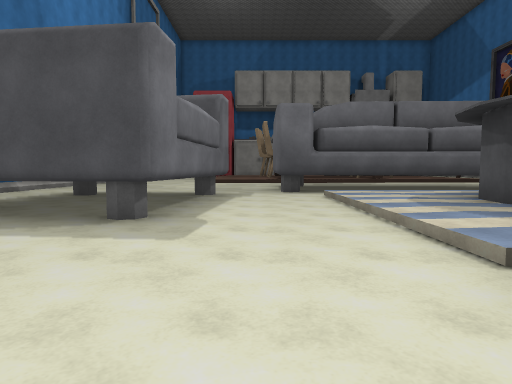
View 1 (above)

21 first-person views from a walk through a scene from a Unity 3-D project. The camera is 1.2 m above the floor, tilts 4° down and sees 75° across. The floor is counted in squares, 2 m on a side. Each view is taken from the middle of a square. On the plan, view 1 faces up. The plan holds only what a view shows up to about 10 squares ahead; the rest is blank. The place goes on beyond the plan. Surface patterns are stand-ins for the level's own textures.

View 2
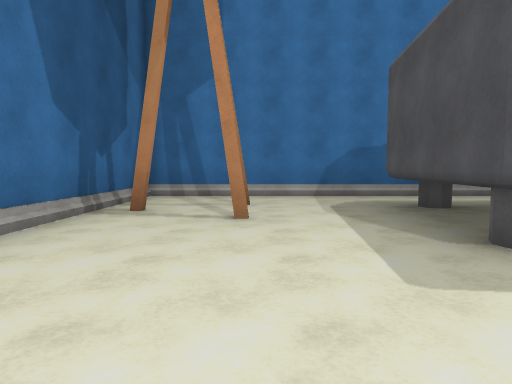

View 3
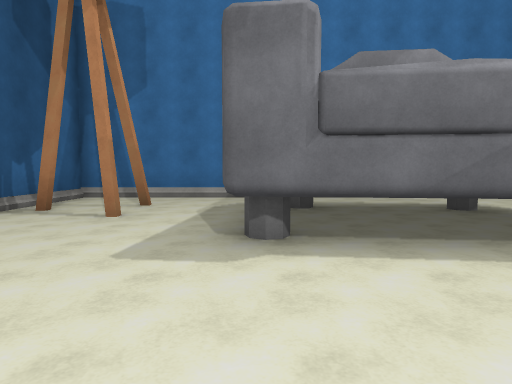

View 4
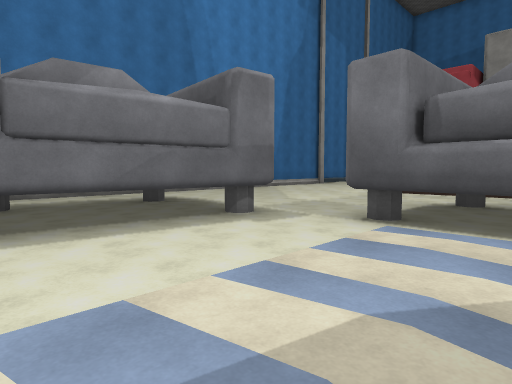

View 5
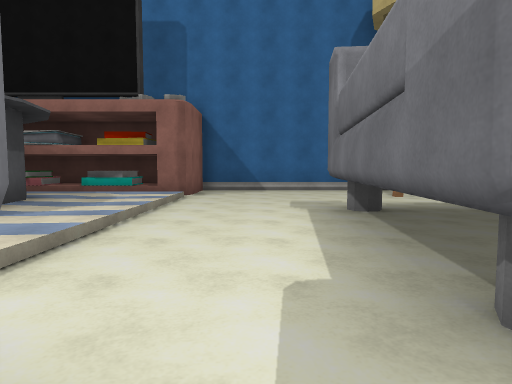

View 6
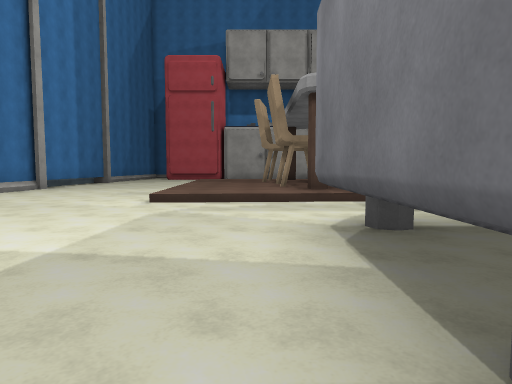

View 7
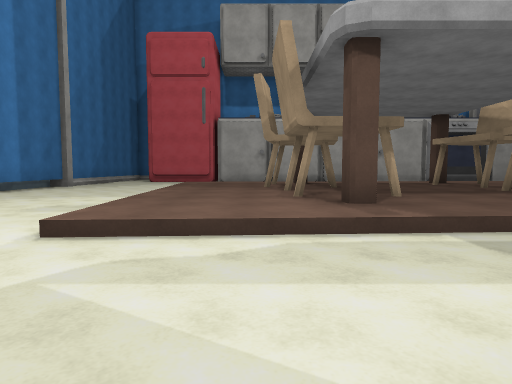

View 8
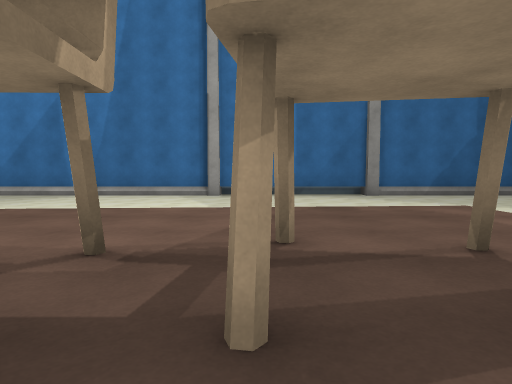

View 9
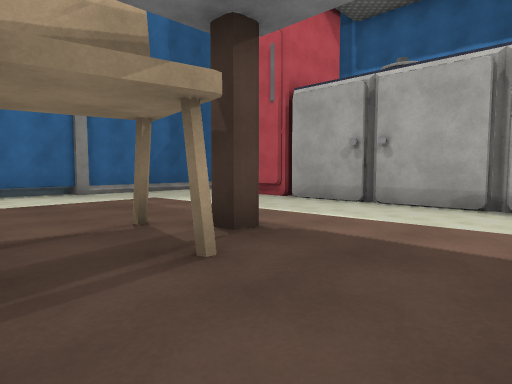

View 10
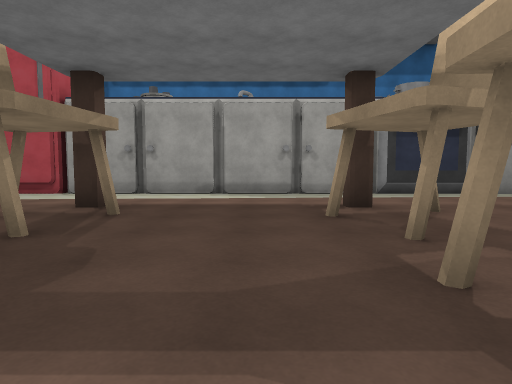

View 11
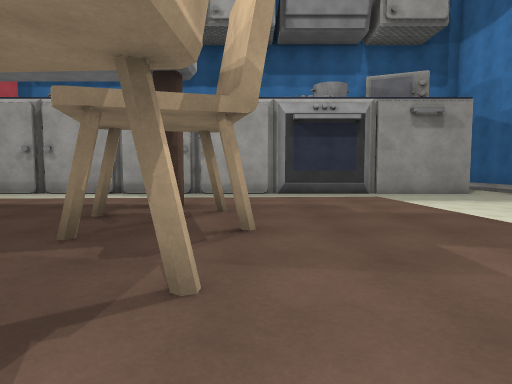

View 12
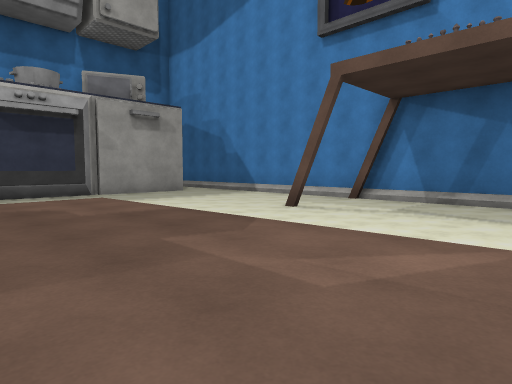

View 13
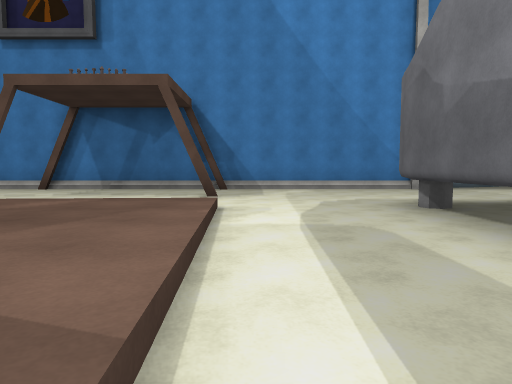

View 14
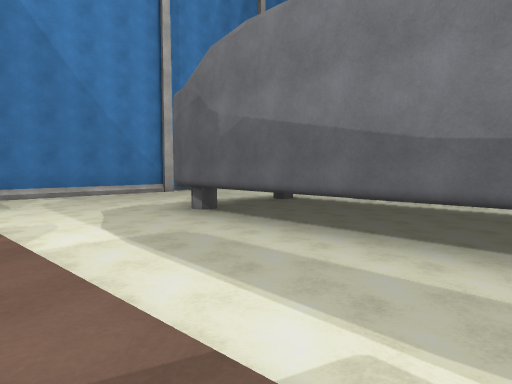

View 15
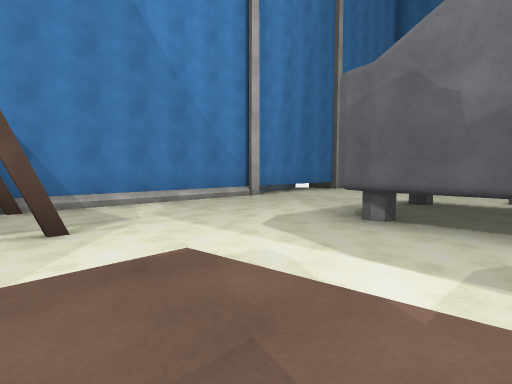

View 16
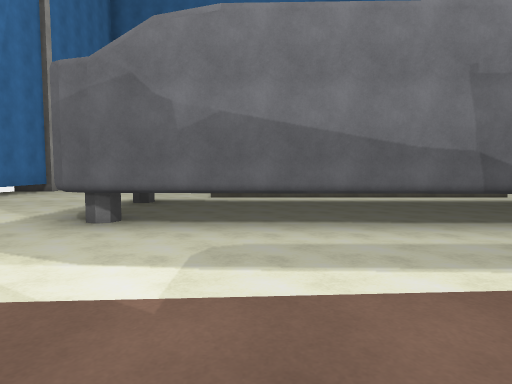

View 17
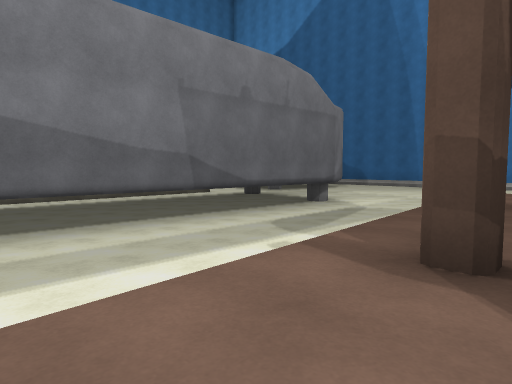

View 18
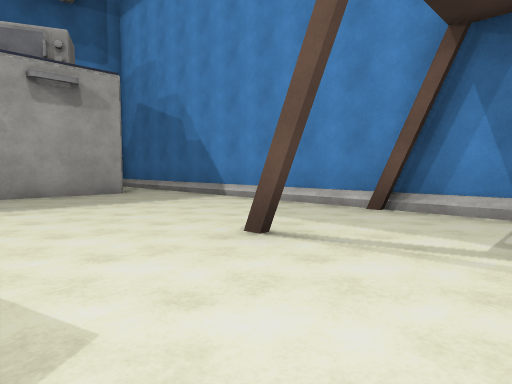

View 19
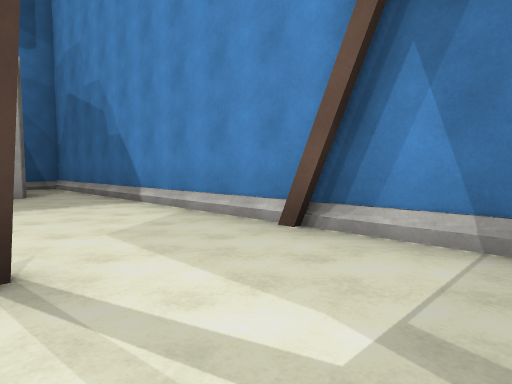

View 20
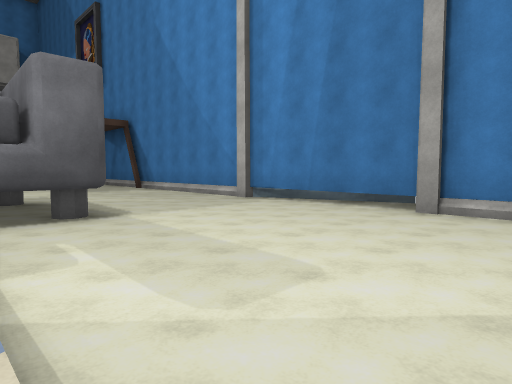

View 21
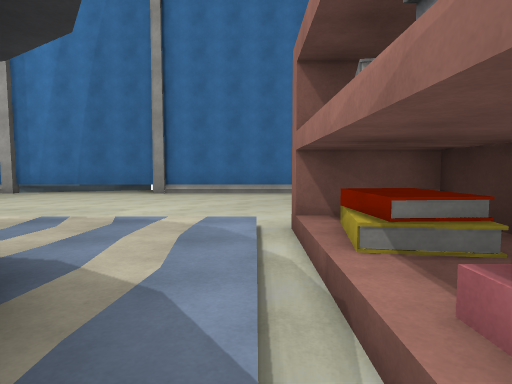

### Floor plan
Key: @ floor where view 1 was taken; # wall or solid block; . main floor; : floor 0.25 m higher than the main floor; / step, stairs or slope; ^ raised ledge; T thing the floor can be seen under or through; O other object.
Columns run from 7 left of view 1 to 15 right of it. Each row starts with its distance up from view 1.
 30                      ##
 29                      .#
 28                      .#
 27                      .#
 26 #.  #################.#
 25 #.....................#
 24 #..........      .....#
 23 #....  ...///////.....#
 22 #....::::::::::::.....#
 21 #....:::#::::#:::/....#
 20 #..../:::#::#::::/.#..#
 19 #..../:#:::::::::/....#
 18 #..../::OO::O::::/....#
 17 #..../:::::::::::/....#
 16 #..../::OO::OO:::/....#
 15 #..../::/::::::::/.#..#
 14 #....///////..........#
 13 #.....................#
 12 #.  ....#######.......#
 11    .....#^     ^^##...#
 10  .......^         #...#
  9  .......#^       ^#...#
  8  ..#^^#...###    ##...#
  7  ..   ^..:::::::/.....#
  6 #..   #..::     /.....#
  5 #..T  T..::#   :/.....#
  4 #..TTTT..::#   :/.....#
  3 #........:::  ::/.....#
  2 #........////////.....#
  1 #........########.....#
  0 #......@.##    ##
 -1 ##########

Where each view was taken, in squares from view 1:
view 1: 0 up, 0 right, facing up
view 2: 2 up, 1 right, facing left
view 3: 4 up, 2 right, facing left
view 4: 4 up, 3 right, facing up-left
view 5: 9 up, 0 right, facing down
view 6: 8 up, 0 right, facing up
view 7: 11 up, 0 right, facing up
view 8: 19 up, 3 right, facing left
view 9: 19 up, 4 right, facing up-left
view 10: 16 up, 4 right, facing up
view 11: 16 up, 7 right, facing up
view 12: 16 up, 7 right, facing up-right
view 13: 14 up, 5 right, facing right
view 14: 15 up, 5 right, facing down-right
view 15: 16 up, 8 right, facing down-right
view 16: 16 up, 8 right, facing down
view 17: 16 up, 8 right, facing down-left
view 18: 18 up, 10 right, facing up-right
view 19: 18 up, 12 right, facing up-right
view 20: 3 up, 9 right, facing up-right
view 21: 2 up, 5 right, facing right
